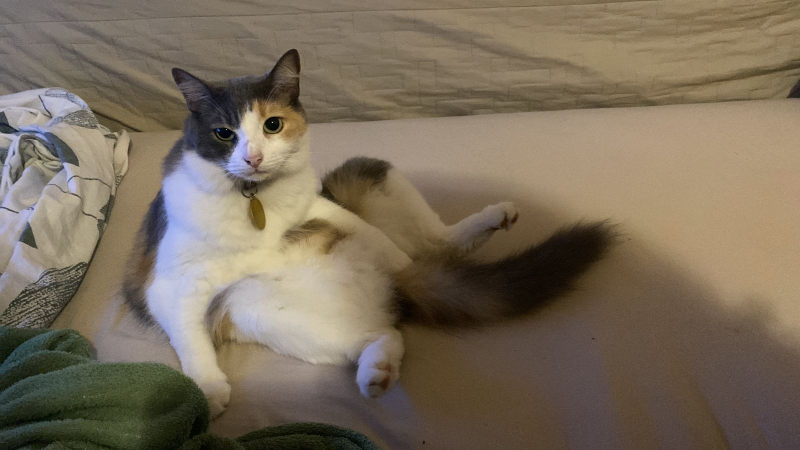
#> input picture Seam Carving/lele/lele.jpeg, 1600 x 900 px (shown at 1/2 size)
$ python main.py
#> lines starting #> are read from the running program, lines starting #| are printed output that depends on the picture
#> further down, img is the input picture: shape (900, 1600, 3); mean B, G, R 91, 108.9, 121.8
### util.py
import cv2

def redimensionarImagem(img, limite=1000):
#> called with limite = 1000
    altura, largura = img.shape[:2]
#> altura = 900; largura = 1600

    if largura < limite and altura < limite:
        return img.copy()

    if largura > altura:
        fatorEscala = limite/largura
#> fatorEscala = 0.625
        novaLargura = limite
        novaAltura = int(altura * fatorEscala)
#> novaAltura = 562

    if altura > largura:
        fatorEscala = limite/altura
        novaAltura = limite
        novaLargura = int(largura * fatorEscala)

    imgRedimensionada = cv2.resize(img, (novaLargura, novaAltura), interpolation=cv2.INTER_AREA)
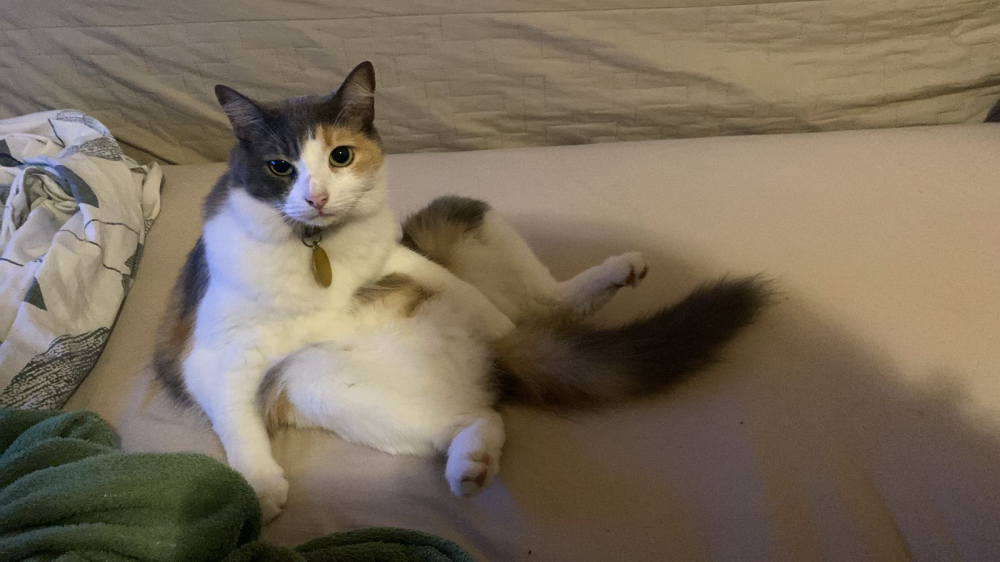
#> imgRedimensionada: shape (562, 1000, 3); mean B, G, R 91, 108.9, 121.8
    return imgRedimensionada


### Seam Carving/seam_carving.py
import numpy as np
import cv2


def computeEnergySobel(output):

    if len(output.shape) == 3:
        outputGray = cv2.cvtColor(output, cv2.COLOR_BGR2GRAY)
        #print("Converter para GRAYSCALE")
    else:
        outputGray = output

    outputGray = outputGray.astype(float)

    #declaracao dos operadores
    sxKernel = np.array([[-1, 0 , 1],
                         [-2, 0, 2],
                         [-1, 0, 1]])

    syKernel= np.array([[-1, -2, -1],
                        [0, 0, 0],
                        [1, 2, 1]])

    v = {}
    idx = 0

    #slicing para obter os vizinhos de cada pixel, ignorando as bordas
    for i in range(3):
        for j in range(3):
            v[idx] = outputGray[i : outputGray.shape[0]-2+i, j : outputGray.shape[1]-2+j]
            idx += 1

    sx = (v[0]*sxKernel[0,0] + v[1]*sxKernel[0,1] + v[2]*sxKernel[0,2] +
          v[3]*sxKernel[1,0] + v[4]*sxKernel[1,1] + v[5]*sxKernel[1,2] +
          v[6]*sxKernel[2,0] + v[7]*sxKernel[2,1] + v[8]*sxKernel[2,2])

    sy = (v[0]*syKernel[0,0] + v[1]*syKernel[0,1] + v[2]*syKernel[0,2] +
          v[3]*syKernel[1,0] + v[4]*syKernel[1,1] + v[5]*syKernel[1,2] +
          v[6]*syKernel[2,0] + v[7]*syKernel[2,1] + v[8]*syKernel[2,2])


    mag = np.sqrt(sx**2 + sy**2)

    #normalizacao
    max_val = np.max(mag)
    if max_val > 0:
        mag = (mag / max_val) * 255
    mag = np.clip(mag, 0, 255).astype(np.uint8)

    #correcao de borda
    mag = cv2.copyMakeBorder(mag, 1, 1, 1, 1, cv2.BORDER_REPLICATE)

    return mag

#calculo da matriz de prog dinamica
def computeCumulativeEnergy(enegrgyMap):
    rows, cols = enegrgyMap.shape
    m = np.copy(enegrgyMap).astype(float)

    for i in range(1, rows):
        prevRow = m[i-1]
        left = np.insert(prevRow[:-1], 0, np.inf)
        center = prevRow
        right = np.insert(prevRow[1:], len(prevRow)-1, np.inf)

        m[i] += np.minimum(left, np.minimum(center, right))

    return m

#encontrando o menor caminho
def backtrackSeam(cumulativeEnergy):
    rows, cols = cumulativeEnergy.shape
    seam = np.zeros(rows, dtype=int)

    currentCol = np.argmin(cumulativeEnergy[-1])
    seam[rows-1] = currentCol #ultima linha

    #comecamos da penultima linha e vamos ate a primeira de modo decrescente
    for i in range(rows-2, -1, -1):
        start = max(0, currentCol - 1)
        end = min(cols, currentCol + 2)

        neighborIdx = np.argmin(cumulativeEnergy[i, start:end])

        currentCol = start + neighborIdx
        seam[i] = currentCol

    return seam

#remover seam
def removeSeam(output, seam):
    rows, cols = output.shape[:2]
    mask = np.ones((rows, cols), dtype=bool)

    for i in range(rows):
        mask[i, seam[i]] = False

    #se output for colorida
    if len(output.shape) == 3:
        mask = np.stack([mask] * 3, axis=-1)
        newOutput = output[mask].reshape((rows, cols - 1, 3))
    else:
        newOutput = output[mask].reshape((rows, cols - 1))

    return newOutput

def insertSeam(output, seams):
    rows, cols = output.shape[:2]
    mask = np.zeros((rows, cols), dtype=bool)

    if len(output.shape) == 3:
        newOutput = np.zeros((rows, cols + 1, 3), dtype=output.dtype)
    else:
        newOutput = np.zeros((rows, cols + 1), dtype=output.dtype)

    for i in range(rows):
        idx = seams[i]
        if idx == 0:
            neighborIdx = idx + 1
        else:
            neighborIdx = idx - 1

        interpolatedPixel = (output[i, idx].astype(float) + output[i, neighborIdx].astype(float)) // 2

        newOutput[i, :idx] = output[i, :idx]

        # adiciona o pixel interpolado na posicao idx+1
        newOutput[i, idx] = output[i, idx]
        newOutput[i, idx + 1] = interpolatedPixel

        # copia o restante da linha e desloca tudo para a direita
        newOutput[i, idx + 2:] = output[i, idx + 1:]

    return newOutput

# [49 lines left out: functions seamCarvingRemovalWidth, seamCarvingRemovalHeight, not called in this run]

def seamCarvingInsertWidth(output, numInsert, transposed = False):
    tempOutput = np.copy(output)
    seams = []

    #mapeia regioes de menor energia e remove seams temporariamente, armazenando eles s na lista seams para insercao depois
    for i in range(numInsert):
        energyMap = computeEnergySobel(tempOutput)
        cumulativeMap = computeCumulativeEnergy(enegrgyMap=energyMap)
        seam = backtrackSeam(cumulativeEnergy=cumulativeMap)

        #visualizacao do preview
        preview = np.copy(output)
        altura = preview.shape[0]
        for linha in range(altura):
            coluna = seam[linha]
            preview[linha,coluna] = [0, 255, 255]
        #desvira a imagem caso seja a transposta do height removal
        if transposed:
            #verificacao se a imagem eh colorida ou gray scale
            if len(preview.shape) == 3:
                preview_copy = np.transpose(preview, (1, 0, 2))
            else:
                preview_copy = np.transpose(preview, (1, 0))
        else:
            preview_copy = preview
        cv2.imshow("Preview",preview_copy)
        cv2.waitKey(1)

        seams.append(seam)
        tempOutput = removeSeam(tempOutput, seam)

    outputFinal = np.copy(output)
    while len(seams) > 0:
        currentSeam = seams.pop(0)

        #visualizacao do preview
        preview = np.copy(outputFinal)
        altura = preview.shape[0]
        for linha in range(altura):
            coluna = currentSeam[linha]
            preview[linha,coluna] = [0, 255, 0]
        #desvira a imagem caso seja a transposta do height removal
        if transposed:
            #verificacao se a imagem eh colorida ou gray scale
            if len(preview.shape) == 3:
                preview_copy = np.transpose(preview, (1, 0, 2))
            else:
                preview_copy = np.transpose(preview, (1, 0))
        else:
            preview_copy = preview
        cv2.imshow("Preview",preview_copy)
        cv2.waitKey(1)

        outputFinal = insertSeam(outputFinal, currentSeam)
        seams = updateSeams(seams, currentSeam)

    return outputFinal

def seamCarvingInsertHeight(output, numInsert):
    if len(output.shape) == 3:
        outputTransposta = np.transpose(output, (1, 0, 2))
    else:
        outputTransposta = np.transpose(output, (1, 0))

    outputReduzido = seamCarvingInsertWidth(outputTransposta, numInsert, transposed=True)

    if len(output.shape) == 3:
        outputFinal = np.transpose(outputReduzido, (1, 0, 2))
    else:
        outputFinal = np.transpose(outputReduzido, (1, 0))

    return outputFinal

def updateSeams(remaining_seams, current_seam):
        output = []
        for seam in remaining_seams:
            updatedSeam = np.copy(seam)
            updatedSeam[np.where(updatedSeam >= current_seam)] += 1
            output.append(updatedSeam)
        return output

def seam_carving(imgOriginal, target_width, target_height):

    if imgOriginal is None:
        print(f"Erro: Não foi possível encontrar '{imgOriginal}'")
    else:
        # reduzir imagem para teste rapido (comentar para usar a imagem original)
        # imgOriginal = cv2.resize(imgOriginal, (800, 600))

        larguraOriginal, alturaOriginal = imgOriginal.shape[1], imgOriginal.shape[0]

        output = np.copy(imgOriginal)

        pixelsParaAlterarLargura = larguraOriginal - target_width
        pixelsParaAlterarAltura = alturaOriginal - target_height

        if pixelsParaAlterarLargura != 0:
            if pixelsParaAlterarLargura > 0:
                output = seamCarvingRemovalWidth(output, numRemove=pixelsParaAlterarLargura)
            else:
                output = seamCarvingInsertWidth(output, numInsert=-pixelsParaAlterarLargura)

        if pixelsParaAlterarAltura != 0:
            if pixelsParaAlterarAltura > 0:
                output = seamCarvingRemovalHeight(output, numRemove=pixelsParaAlterarAltura)
            else:
                output = seamCarvingInsertHeight(output, numInsert=-pixelsParaAlterarAltura)

        pathSaida = f"Seam Carving/output/output_{target_width}x{target_height}.jpg"

        cv2.imwrite(pathSaida, output)
        print(f"Salvo: {pathSaida}")
        cv2.destroyAllWindows()

### main.py
import sys
import os
import cv2
import util

BASE_DIR = os.path.dirname(os.path.abspath(__file__))

sys.path.insert(0, os.path.join(BASE_DIR, "Seam Carving"))
import seam_carving
sys.path.pop(0)

sys.path.insert(0, os.path.join(BASE_DIR, "Mesh Based"))
import Mesh
sys.path.pop(0)

sys.path.insert(0, os.path.join(BASE_DIR, "Multi Operator"))
import multiop
sys.path.pop(0)


if __name__ == "__main__":
    image_path = "Seam Carving/lele/lele.jpeg"

    img = cv2.imread(image_path)
    img = util.redimensionarImagem(img, limite=1000)


    target_width = int(img.shape[1])
#> target_width = 1000
    target_height = int(img.shape[0] + 100)
#> target_height = 662

    choice = None
    while choice != -1:
        print("======= MENU DE OPÇOES =======\n"
            "1  - Seam Carving\n"
            "2  - Mesh Based\n"
            "3  - Multi Operator\n"
            "-1 - Sair\n")

        choice = input("\nDIGITE A OPÇÃO DESEJADA:\n")
        if choice == "1":
#> (the run stopped early here; a loop or call above may not have finished)
